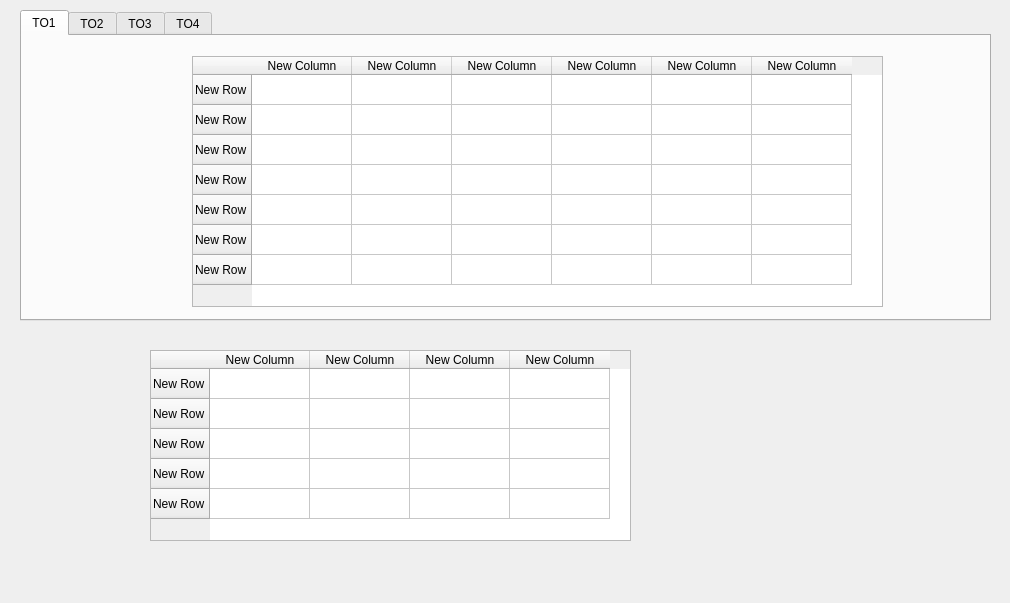
<?xml version="1.0" encoding="UTF-8"?>
<ui version="4.0">
 <class>Dialog</class>
 <widget class="QDialog" name="Dialog">
  <property name="geometry">
   <rect>
    <x>0</x>
    <y>0</y>
    <width>1010</width>
    <height>603</height>
   </rect>
  </property>
  <property name="windowTitle">
   <string>Dialog</string>
  </property>
  <widget class="QTabWidget" name="tabWidget">
   <property name="geometry">
    <rect>
     <x>20</x>
     <y>10</y>
     <width>971</width>
     <height>311</height>
    </rect>
   </property>
   <property name="currentIndex">
    <number>0</number>
   </property>
   <widget class="QWidget" name="tab">
    <attribute name="title">
     <string>TO1</string>
    </attribute>
    <widget class="QTableWidget" name="tableWidget_2">
     <property name="geometry">
      <rect>
       <x>170</x>
       <y>20</y>
       <width>691</width>
       <height>251</height>
      </rect>
     </property>
     <row>
      <property name="text">
       <string>New Row</string>
      </property>
     </row>
     <row>
      <property name="text">
       <string>New Row</string>
      </property>
     </row>
     <row>
      <property name="text">
       <string>New Row</string>
      </property>
     </row>
     <row>
      <property name="text">
       <string>New Row</string>
      </property>
     </row>
     <row>
      <property name="text">
       <string>New Row</string>
      </property>
     </row>
     <row>
      <property name="text">
       <string>New Row</string>
      </property>
     </row>
     <row>
      <property name="text">
       <string>New Row</string>
      </property>
     </row>
     <column>
      <property name="text">
       <string>New Column</string>
      </property>
     </column>
     <column>
      <property name="text">
       <string>New Column</string>
      </property>
     </column>
     <column>
      <property name="text">
       <string>New Column</string>
      </property>
     </column>
     <column>
      <property name="text">
       <string>New Column</string>
      </property>
     </column>
     <column>
      <property name="text">
       <string>New Column</string>
      </property>
     </column>
     <column>
      <property name="text">
       <string>New Column</string>
      </property>
     </column>
    </widget>
   </widget>
   <widget class="QWidget" name="tab_3">
    <attribute name="title">
     <string>TO2</string>
    </attribute>
   </widget>
   <widget class="QWidget" name="tab_4">
    <attribute name="title">
     <string>TO3</string>
    </attribute>
   </widget>
   <widget class="QWidget" name="tab_2">
    <attribute name="title">
     <string>TO4</string>
    </attribute>
   </widget>
  </widget>
  <widget class="QTableWidget" name="tableWidget">
   <property name="geometry">
    <rect>
     <x>150</x>
     <y>350</y>
     <width>481</width>
     <height>191</height>
    </rect>
   </property>
   <row>
    <property name="text">
     <string>New Row</string>
    </property>
   </row>
   <row>
    <property name="text">
     <string>New Row</string>
    </property>
   </row>
   <row>
    <property name="text">
     <string>New Row</string>
    </property>
   </row>
   <row>
    <property name="text">
     <string>New Row</string>
    </property>
   </row>
   <row>
    <property name="text">
     <string>New Row</string>
    </property>
   </row>
   <column>
    <property name="text">
     <string>New Column</string>
    </property>
   </column>
   <column>
    <property name="text">
     <string>New Column</string>
    </property>
   </column>
   <column>
    <property name="text">
     <string>New Column</string>
    </property>
   </column>
   <column>
    <property name="text">
     <string>New Column</string>
    </property>
   </column>
  </widget>
 </widget>
 <resources/>
 <connections/>
</ui>
